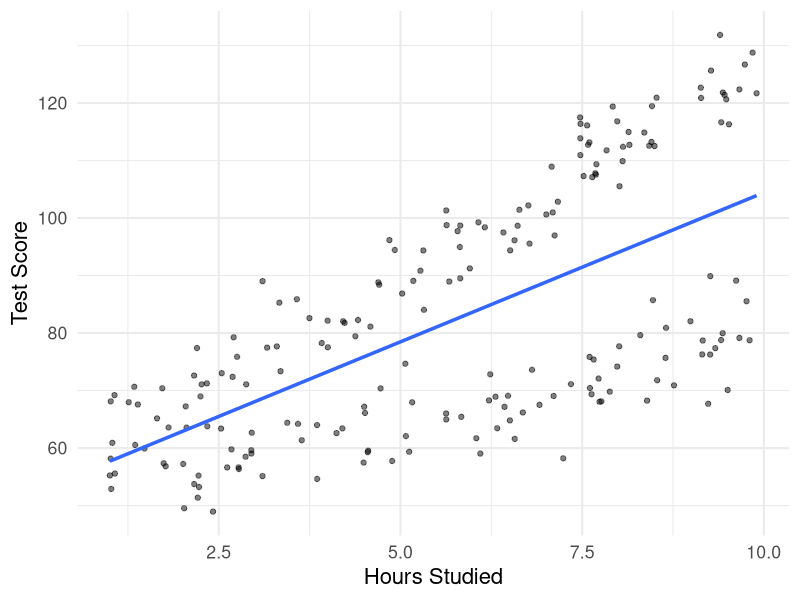
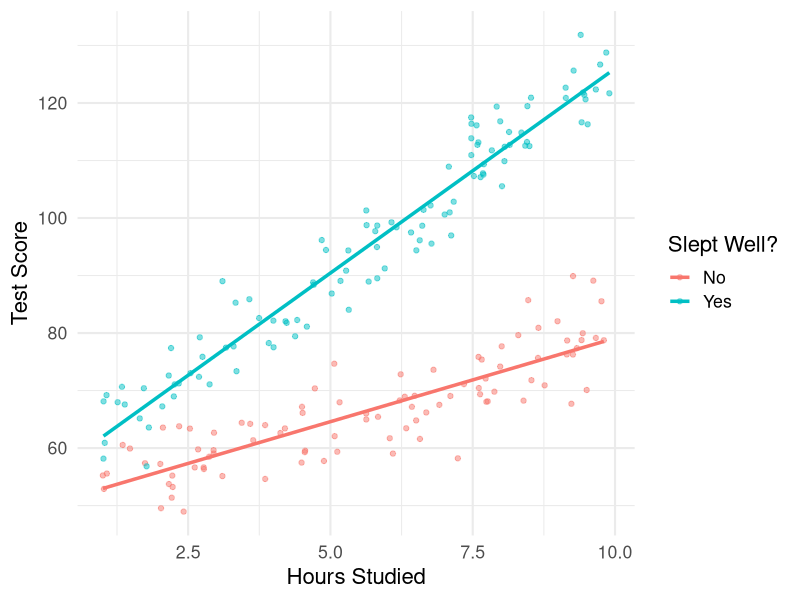

Source code (R) for these figures, in order:
## ---- chunk 1
#| echo: false
#| warning: false
#| fig-align: center
#| fig-height: 4.5

library(ggplot2)
set.seed(42)
n <- 200
students <- data.frame(
  study_hours = runif(n, 1, 10),
  slept_well = sample(c("Yes", "No"), n, replace = TRUE)
)
students$score <- 50 +
  3 * students$study_hours +
  5 * (students$slept_well == "Yes") +
  4 * students$study_hours * (students$slept_well == "Yes") +
  rnorm(n, 0, 5)

ggplot(students, aes(x = study_hours, y = score)) +
  geom_point(alpha = 0.5) +
  geom_smooth(method = "lm", se = FALSE, linewidth = 1.2) +
  labs(x = "Hours Studied", y = "Test Score") +
  theme_minimal(base_size = 16)
## ---- chunk 2
#| echo: true
#| code-fold: true
#| code-summary: "Show code"
summary(lm(score ~ study_hours, data = students))$coefficients |>
  round(3)
## ---- chunk 3
#| echo: false
#| warning: false
#| fig-align: center
#| fig-height: 4.5

ggplot(students, aes(x = study_hours, y = score, color = slept_well)) +
  geom_point(alpha = 0.5) +
  geom_smooth(method = "lm", se = FALSE, linewidth = 1.2) +
  labs(x = "Hours Studied", y = "Test Score", color = "Slept Well?") +
  theme_minimal(base_size = 16)
## ---- chunk 4
#| echo: true
#| code-fold: true
#| code-summary: "Show code"
summary(lm(score ~ study_hours * slept_well, data = students))$coefficients |>
  round(3)
